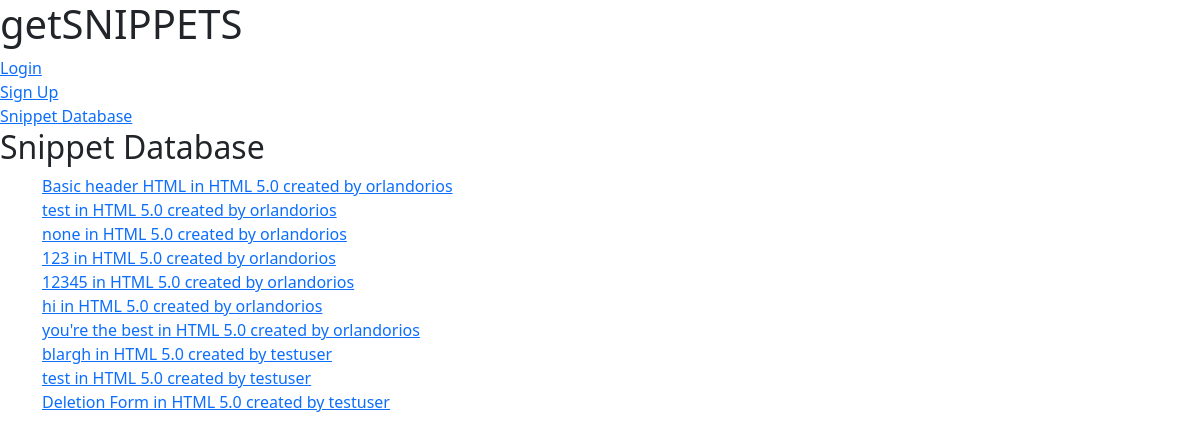
The page / on the database its author committed.
### snippets/models.py (models this page shows)
class Snippet(models.Model):
    code = models.TextField()
    description = models.CharField(max_length=512)
    language = models.ForeignKey('Language',
    on_delete=models.CASCADE, related_name="snippets", blank=True, null=True)
    users = models.ManyToManyField('User', related_name='snippets')
    author = models.ForeignKey('User', on_delete=models.CASCADE, related_name="user_snippet")
    parent = models.ForeignKey('Snippet', on_delete=models.SET_NULL, related_name="fork",
        blank=True, null=True)
    def __str__(self):
        return f'{self.description} in {self.language} created by {self.author}'
    def is_user_favorite(self, user):
        for favorite in self.favorites.all():
            if favorite.snippet == self:
                return True

class Language(models.Model):
    name = models.CharField(max_length=255)
    version = models.FloatField(blank=True, null=True)
    def __str__(self):
        return f'{self.name} {self.version}'

class User(BaseUser):
    pass

### snippets/views.py (the view)
# urls.py: path('', include('snippets.urls')),
def snippets(request):
    snippets = Snippet.objects.all()
    favorite_snippets=[snippet for snippet in snippets if snippet.is_user_favorite(request.user)]
    return render(request, 'snippets/snippets.html', {'snippets': snippets, 'favorite_snippets': favorite_snippets})

### templates/snippets/snippets.html (shortened to what this page needs)
{% extends "base.html" %}
{% block content %}
<h2>Snippet Database</h2>
<div class="container">
    {% for snippet in snippets %}
    <div class="snippet-box">
        <a class="snippet-name" href="{% url 'snippet_detail' pk=snippet.pk %}"> {{ snippet }} </a>
    </div>
    {% endfor %}
</div>
{% endblock %}

### rows shown on the page
Snippet: description+language+author "Basic header HTML in HTML 5.0 created by orlandorios"
Snippet: description+language+author "test in HTML 5.0 created by orlandorios"
Snippet: description+language+author "none in HTML 5.0 created by orlandorios"
Snippet: description+language+author "123 in HTML 5.0 created by orlandorios"
Snippet: description+language+author "12345 in HTML 5.0 created by orlandorios"
Snippet: description+language+author "hi in HTML 5.0 created by orlandorios"
Snippet: description+language+author "you're the best in HTML 5.0 created by orlandorios"
Snippet: description+language+author "blargh in HTML 5.0 created by testuser"
Snippet: description+language+author "test in HTML 5.0 created by testuser"
Snippet: description+language+author "Deletion Form in HTML 5.0 created by testuser"
